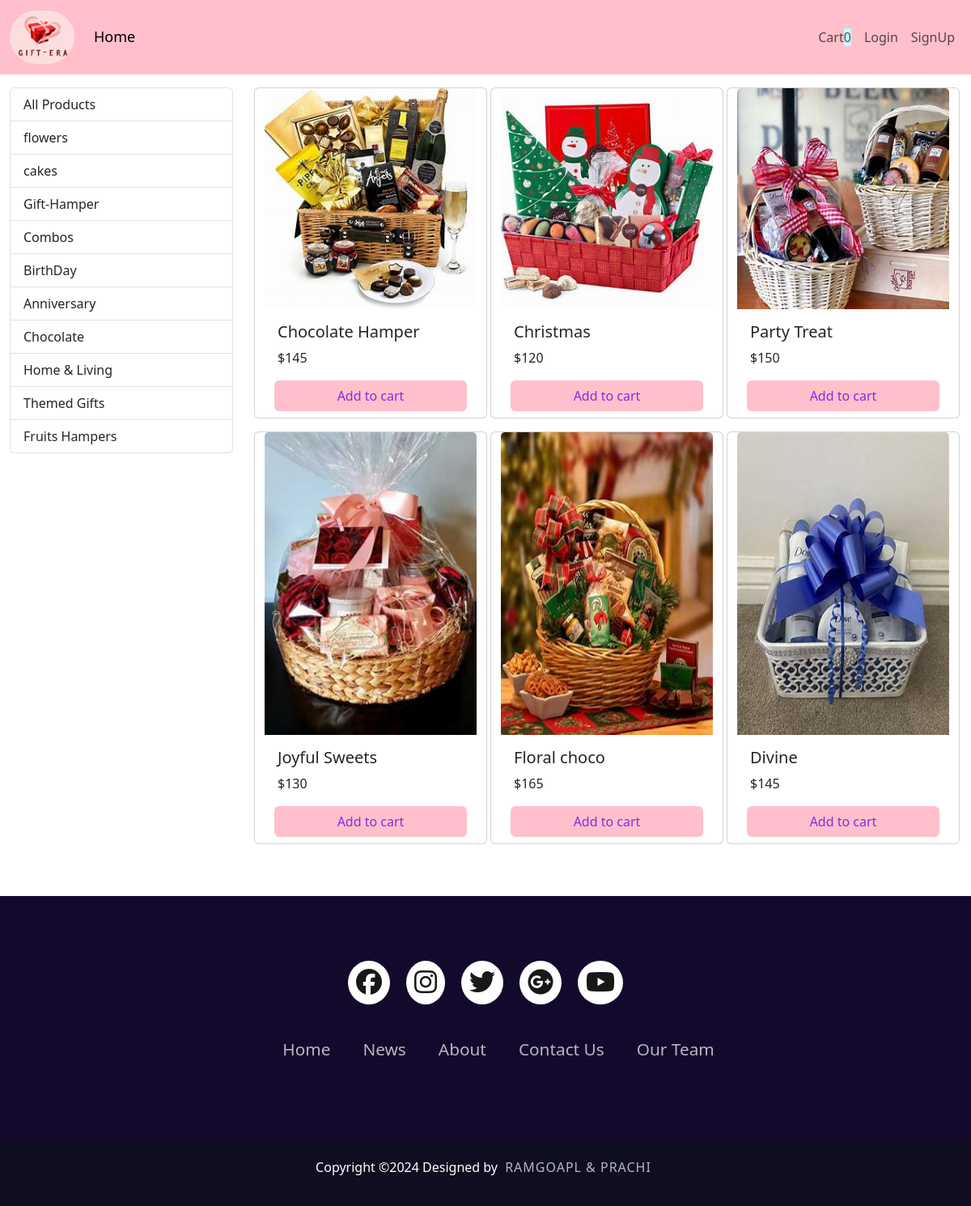
Screenshot of /index?category=3 with the database file from the repository.
### giftgallery/models/category.py (models this page shows, shortened)
class Category(models.Model):
    name = models.CharField(max_length=50)
    @staticmethod
    def get_all_category():
        return Category.objects.all()

### giftgallery/models/products.py (models this page shows, shortened)
class Product(models.Model):
    name=models.CharField(max_length=50)
    price = models.IntegerField(default=0)
    description=models.CharField(max_length=200,default='',null=True,blank=True)
    image=models.ImageField(upload_to='uploads/products/',null=True)
    category = models.ForeignKey(Category,on_delete=models.CASCADE,default=1)
    def get_all_products_by_category_id(category_id):
        if category_id:
            return Product.objects.filter(category = category_id)
        else:
            return Product.get_all_products()

### giftgallery/views/index.py (the view, shortened to what this page needs)
# urls.py: path('index',Index.as_view(),name='store'),
@method_decorator(csrf_exempt, name='dispatch')
class Index(View):
    def get(self,request):
        cart = request.session.get('cart')
        if not cart:
            request.session.cart={}
        product = None
        category = Category.get_all_category()
        categoryID = request.GET.get('category')
        if categoryID:
            product = Product.get_all_products_by_category_id(categoryID)
        else:
          product= Product.get_all_products()
        data = {'products':product,'category':category}
        print('you are',request.session.get('email'))
        return render(request,'index.html',data)

### giftgallery/templatetags/cart.py (called while the page is built)
@register.filter(name='is_in_cart')
def is_in_cart(product,cart):
    keys = cart.keys()
    for id in keys:
        if int(id) == product.id:
            return True
    return False

### giftgallery/templatetags/custom.py (called while the page is built)
@register.filter(name='currency')
def currency(number):
    return "$"+str(number)

### giftgallery/templates/index.html (shortened to what this page needs)
   {% extends 'base.html' %}
   {% block content %}
   {% load cart %}
   {% load custom %}
   <link rel="stylesheet" href="/static/css/main.css">
   <div class="container-fluid mt-3 ">
       <div class="row ">
         <div class="col-lg-3 mx-auto mb-3 ">
           <div class="list-group">
             <a href="" class="list-group-item ">
               All Products
             </a>
             {% for category in category %}
             <a href="?category={{category.id}}" class="list-group-item cat">
               {{category.name}}
             </a>
             {% endfor %}
           </div>
         </div>
         <div id="products" class="col-lg-9 mx-auto ">
             <div class="row mx-auto ">
               {% for product in products %}
               <div class="card mx-auto mb-3 main" id="{{product.id}}" style="width: 18rem;">
                 <img src="{{product.image.url}}" class="card-img-top" alt
                   style="height: 100%;">
                 <div class="card-body">
                   <h5 class="card-title">
                     {{product.name}}
                   </h5>
                   <p class="card-text">
                     {{product.price|currency}}
                   </p>
                 </div>
                 <div class="cart-footer p-0 m-0 row ">
                   {% if product|is_in_cart:request.session.cart %}
                   <div class="row" >
                     <form action="#{{product.id}}" method="post" class="col-2">
                       {% csrf_token %}
                       <input type="text" hidden="" value="True" name="remove">
                       <input type="text" hidden="" value="{{product.id}}" name="product">
                       <input type="submit" value="-" class="btn btn-block  bg-body-secondary ">
                     </form>
                   <div class="text-center col ">{{product|cart_quantity:request.session.cart}} in cart</div>
                   <form action="#{{product.id}}" method="post" class="col-2">
                     {% csrf_token %}
                     <input type="text" hidden="" value="{{product.id}}" name="product">
                   <input type="submit" value="+" class="btn btn-block bg-body-secondary ">
                   </form>
                   </div>
                   {% else %}
                   <form action="#{{product.id}}" method="post" class="btn-block ">
                     <input type="submit" class=" float-end btn  form-control mb-2" value="Add to cart" style="background: pink; color: blueviolet;">
                   </form>
                   {% endif %}
                 </div>
               </div>
               {% endfor %}
             </div>
           </div>
         </div>
       </div>
   {% endblock %}

### giftgallery/static/css/main.css (style rules this page uses)
.main { transition: 4s; }

### rows the page displays
Category: name "flowers"
Category: name "cakes"
Category: name "Gift-Hamper"
Category: name "Combos"
Category: name "BirthDay"
Category: name "Anniversary"
Category: name "Chocolate"
Category: name "Home & Living"
Category: name "Themed Gifts"
Category: name "Fruits Hampers"
Product: image (picture), name "Chocolate Hamper", price "$145"
Product: image (picture), name "Christmas", price "$120"
Product: image (picture), name "Party Treat", price "$150"
Product: image (picture), name "Joyful Sweets", price "$130"
Product: image (picture), name "Floral choco", price "$165"
Product: image (picture), name "Divine", price "$145"

### other values shown
{{ request.session.cart.keys|length }} "0"
